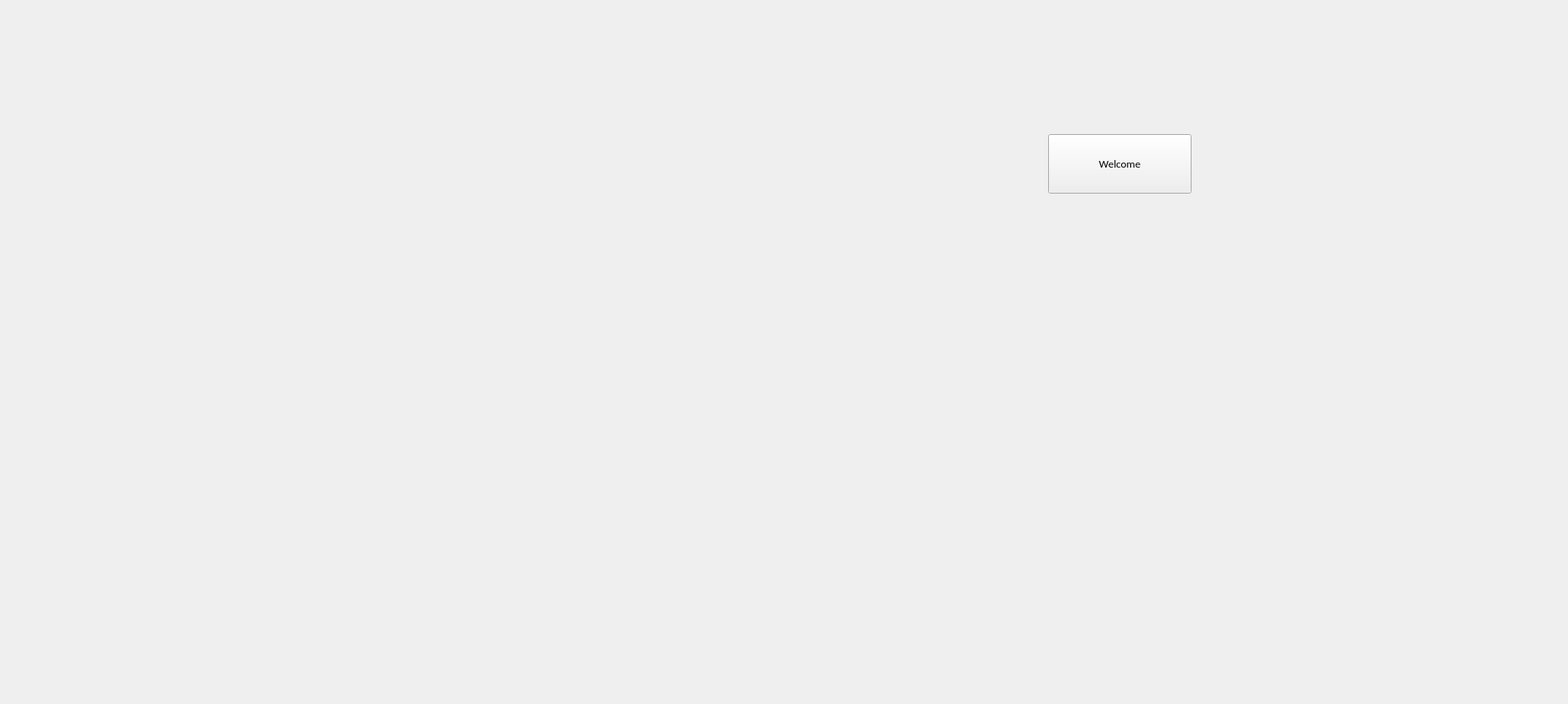
    <widget class="QWidget" name="page_2">
     <widget class="QLabel" name="label">
      <property name="geometry">
       <rect>
        <x>460</x>
        <y>50</y>
        <width>1401</width>
        <height>781</height>
       </rect>
      </property>
      <property name="text">
       <string/>
      </property>
      <property name="pixmap">
       <pixmap>ressources/pharmacist.jpg</pixmap>
      </property>
     </widget>
     <widget class="QLabel" name="label_2">
      <property name="geometry">
       <rect>
        <x>1220</x>
        <y>50</y>
        <width>221</width>
        <height>191</height>
       </rect>
      </property>
      <property name="text">
       <string/>
      </property>
      <property name="pixmap">
       <pixmap>ressources/wlc.png</pixmap>
      </property>
     </widget>
     <widget class="QPushButton" name="welcome">
      <property name="geometry">
       <rect>
        <x>1250</x>
        <y>160</y>
        <width>171</width>
        <height>71</height>
       </rect>
      </property>
      <property name="font">
       <font>
        <family>Calibri</family>
        <pointsize>10</pointsize>
        <bold>false</bold>
       </font>
      </property>
      <property name="autoFillBackground">
       <bool>false</bool>
      </property>
      <property name="styleSheet">
       <string notr="true">color: rgb(0, 0, 0);</string>
      </property>
      <property name="text">
       <string>Welcome</string>
      </property>
      <property name="autoDefault">
       <bool>false</bool>
      </property>
      <property name="default">
       <bool>false</bool>
      </property>
      <property name="flat">
       <bool>false</bool>
      </property>
     </widget>
    </widget>
